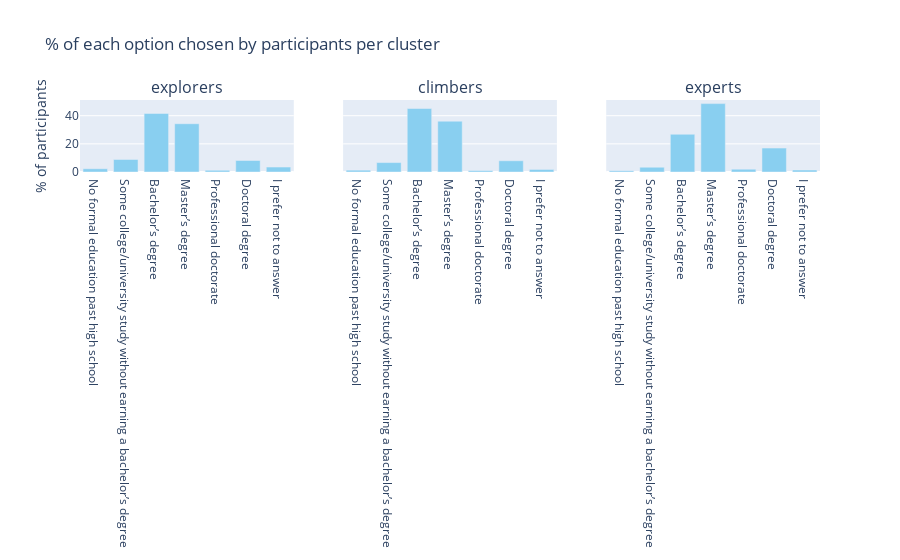

The notebook cell saved with this chart:
### Markdown cell above
Expectedly, C2 don't have clearly more participants than any the other cluster in the BRICS countries, apart from Brazil. India is the biggest country that has the highest share of C1 cluster participants (35%), almost 5 times as the number as of the United States.

### Code cell
edu_aggr = cluster_aggr(binary_data, range(qs_num["HighEdu"][0], qs_num["HighEdu"][1]))
edu_aggr = percentage_row(edu_aggr)

cols = edu_aggr.columns.tolist()

cols = [
 'cluster',
 'No formal education past high school',
 'Some college/university study without earning a bachelor’s degree',
 'Bachelor’s degree',
 'Master’s degree',
 'Professional doctorate',
 'Doctoral degree',
 'I prefer not to answer'
 ]

edu_aggr = edu_aggr[cols]

edu_aggr = edu_aggr.loc[edu_aggr['cluster'].isin([0,1,2])]

plot_bar_perc(edu_aggr, cols)

### Figure 1 — Plotly figure (JSON) as saved in the notebook; plotly's stock layout.template omitted (floating-point values rounded to 4 significant figures)
{"data": [{"marker": {"color": "#89CFF0"}, "type": "bar", "x": ["No formal education past high school"], "xaxis": "x", "y": [2.3], "yaxis": "y"}, {"marker": {"color": "#89CFF0"}, "type": "bar", "x": ["Some college/university study without earning a bachelor’s degree"], "xaxis": "x", "y": [8.9], "yaxis": "y"}, {"marker": {"color": "#89CFF0"}, "type": "bar", "x": ["Bachelor’s degree"], "xaxis": "x", "y": [41.6], "yaxis": "y"}, {"marker": {"color": "#89CFF0"}, "type": "bar", "x": ["Master’s degree"], "xaxis": "x", "y": [34.3], "yaxis": "y"}, {"marker": {"color": "#89CFF0"}, "type": "bar", "x": ["Professional doctorate"], "xaxis": "x", "y": [1.2], "yaxis": "y"}, {"marker": {"color": "#89CFF0"}, "type": "bar", "x": ["Doctoral degree"], "xaxis": "x", "y": [8.2], "yaxis": "y"}, {"marker": {"color": "#89CFF0"}, "type": "bar", "x": ["I prefer not to answer"], "xaxis": "x", "y": [3.5], "yaxis": "y"}, {"marker": {"color": "#89CFF0"}, "type": "bar", "x": ["No formal education past high school"], "xaxis": "x2", "y": [1.3], "yaxis": "y2"}, {"marker": {"color": "#89CFF0"}, "type": "bar", "x": ["Some college/university study without earning a bachelor’s degree"], "xaxis": "x2", "y": [6.7], "yaxis": "y2"}, {"marker": {"color": "#89CFF0"}, "type": "bar", "x": ["Bachelor’s degree"], "xaxis": "x2", "y": [45.1], "yaxis": "y2"}, {"marker": {"color": "#89CFF0"}, "type": "bar", "x": ["Master’s degree"], "xaxis": "x2", "y": [36.1], "yaxis": "y2"}, {"marker": {"color": "#89CFF0"}, "type": "bar", "x": ["Professional doctorate"], "xaxis": "x2", "y": [1], "yaxis": "y2"}, {"marker": {"color": "#89CFF0"}, "type": "bar", "x": ["Doctoral degree"], "xaxis": "x2", "y": [8], "yaxis": "y2"}, {"marker": {"color": "#89CFF0"}, "type": "bar", "x": ["I prefer not to answer"], "xaxis": "x2", "y": [1.8], "yaxis": "y2"}, {"marker": {"color": "#89CFF0"}, "type": "bar", "x": ["No formal education past high school"], "xaxis": "x3", "y": [0.9], "yaxis": "y3"}, {"marker": {"color": "#89CFF0"}, "type": "bar", "x": ["Some college/university study without earning a bachelor’s degree"], "xaxis": "x3", "y": [3.4], "yaxis": "y3"}, {"marker": {"color": "#89CFF0"}, "type": "bar", "x": ["Bachelor’s degree"], "xaxis": "x3", "y": [26.8], "yaxis": "y3"}, {"marker": {"color": "#89CFF0"}, "type": "bar", "x": ["Master’s degree"], "xaxis": "x3", "y": [48.6], "yaxis": "y3"}, {"marker": {"color": "#89CFF0"}, "type": "bar", "x": ["Professional doctorate"], "xaxis": "x3", "y": [2], "yaxis": "y3"}, {"marker": {"color": "#89CFF0"}, "type": "bar", "x": ["Doctoral degree"], "xaxis": "x3", "y": [17], "yaxis": "y3"}, {"marker": {"color": "#89CFF0"}, "type": "bar", "x": ["I prefer not to answer"], "xaxis": "x3", "y": [1.4], "yaxis": "y3"}], "layout": {"annotations": [{"font": {"size": 16}, "showarrow": false, "text": "explorers", "x": 0.1444, "xanchor": "center", "xref": "paper", "y": 1, "yanchor": "bottom", "yref": "paper"}, {"font": {"size": 16}, "showarrow": false, "text": "climbers", "x": 0.5, "xanchor": "center", "xref": "paper", "y": 1, "yanchor": "bottom", "yref": "paper"}, {"font": {"size": 16}, "showarrow": false, "text": "experts", "x": 0.8556, "xanchor": "center", "xref": "paper", "y": 1, "yanchor": "bottom", "yref": "paper"}], "showlegend": false, "title": {"text": "% of each option chosen by participants per cluster"}, "xaxis": {"anchor": "y", "domain": [0, 0.2889]}, "xaxis2": {"anchor": "y2", "domain": [0.3556, 0.6444]}, "xaxis3": {"anchor": "y3", "domain": [0.7111, 1]}, "yaxis": {"anchor": "x", "domain": [0, 1], "title": {"text": "% of participants"}}, "yaxis2": {"anchor": "x2", "domain": [0, 1], "matches": "y", "showticklabels": false}, "yaxis3": {"anchor": "x3", "domain": [0, 1], "matches": "y", "showticklabels": false}}}
